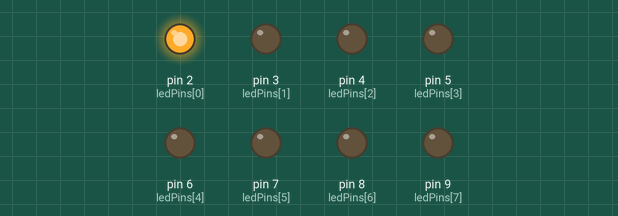
Recording of a sketch running on a simulated Arduino Uno, built with avr-gcc and run on an emulated ATmega328P. Shown: output pins drawn as LEDs (lit = HIGH).

Above: at 0.1 s.
At 3.1 s:
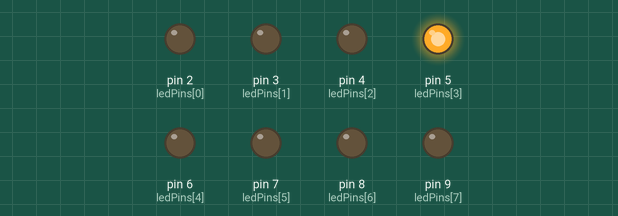
At 6.1 s:
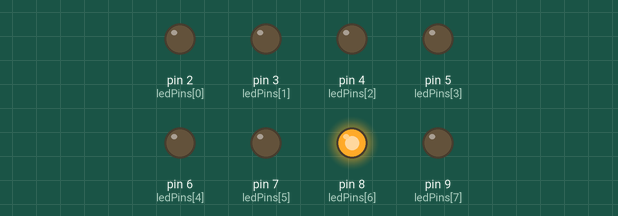
At 11.1 s:
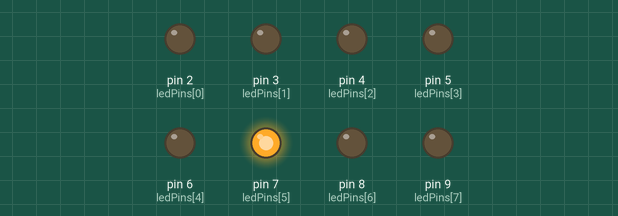
At 23.1 s:
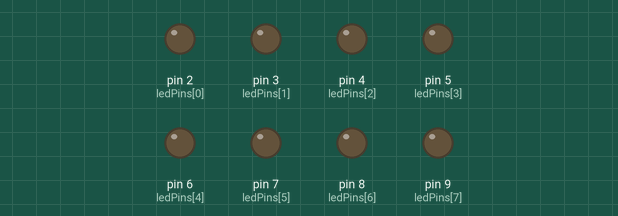
At 39.1 s:
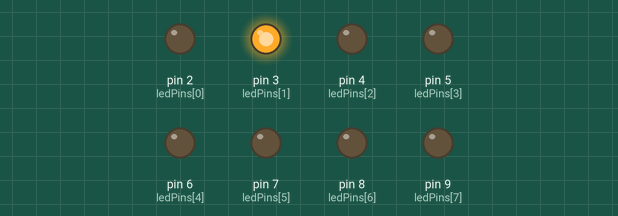
Timing chart, 0 to 40.0 s (numbered marks = the images above):
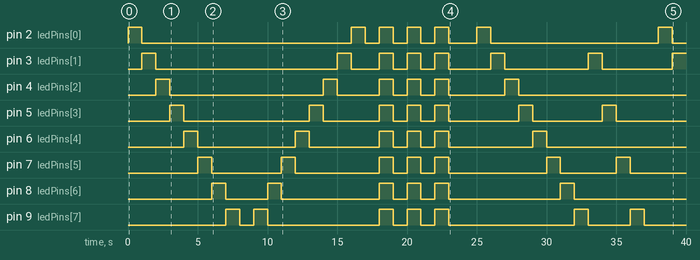

The sketch:

3er_ejercicio.ino
```cpp
const int ledPins[] = {2, 3, 4, 5, 6, 7, 8, 9}; // Pines de los LEDs (ejercicio #3)
const int numLeds = 8;
const int delayTime = 1000; // 1 segundo

void setup() {
  for (int i = 0; i < numLeds; i++) {
    pinMode(ledPins[i], OUTPUT);
  }
}

void loop() {
  secuenciaNormal();
  delay(1000); // Espera 1 segundo entre secuencias

  secuenciaReversa();
  delay(1000);

  parpadeoConjunto(3);
  delay(1000);

  secuenciaSalto();
  delay(1000);
}

void secuenciaNormal() {
  for (int i = 0; i < numLeds; i++) {
    digitalWrite(ledPins[i], HIGH);
    delay(delayTime);
    digitalWrite(ledPins[i], LOW);
  }
}

void secuenciaReversa() {
  for (int i = numLeds - 1; i >= 0; i--) {
    digitalWrite(ledPins[i], HIGH);
    delay(delayTime);
    digitalWrite(ledPins[i], LOW);
  }
}

void parpadeoConjunto(int veces) {
  for (int j = 0; j < veces; j++) {
    for (int i = 0; i < numLeds; i++) {
      digitalWrite(ledPins[i], HIGH);
    }
    delay(delayTime);
    for (int i = 0; i < numLeds; i++) {
      digitalWrite(ledPins[i], LOW);
    }
    delay(delayTime);
  }
}

void secuenciaSalto() {
  for (int i = 0; i < numLeds; i++) {
    digitalWrite(ledPins[i], HIGH);
    delay(delayTime);
    digitalWrite(ledPins[i], LOW);
  }
  for (int i = 1; i < numLeds; i += 2) {
    digitalWrite(ledPins[i], HIGH);
    delay(delayTime);
    digitalWrite(ledPins[i], LOW);
  }
}
```

Measured:
- by itself, pin 2 (ledPins[0]): LOW → HIGH at 0.00 s, → LOW 1.0 s later, → HIGH 15.0 s later, → LOW 1.0 s later, … (14 changes in this stretch)
- by itself, pin 3 (ledPins[1]): LOW → HIGH at 1.0 s, → LOW 1.0 s later, → HIGH 13.0 s later, → LOW 1.0 s later, … (15 changes in this stretch)
- by itself, pin 4 (ledPins[2]): LOW → HIGH at 2.0 s, → LOW 1.0 s later, → HIGH 11.0 s later, → LOW 1.0 s later, … (12 changes in this stretch)
- by itself, pin 5 (ledPins[3]): LOW → HIGH at 3.0 s, → LOW 1.0 s later, → HIGH 9.0 s later, → LOW 1.0 s later, … (14 changes in this stretch)
- by itself, pin 6 (ledPins[4]): LOW → HIGH at 4.0 s, → LOW 1.0 s later, → HIGH 7.0 s later, → LOW 1.0 s later, … (12 changes in this stretch)
- by itself, pin 7 (ledPins[5]): LOW → HIGH at 5.0 s, → LOW 1.0 s later, → HIGH 5.0 s later, → LOW 1.0 s later, … (14 changes in this stretch)
- by itself, pin 8 (ledPins[6]): LOW → HIGH at 6.0 s, → LOW 1.0 s later, → HIGH 3.0 s later, → LOW 1.0 s later, … (12 changes in this stretch)
- by itself, pin 9 (ledPins[7]): LOW → HIGH at 7.0 s, → LOW 1.0 s later, → HIGH 1.0 s later, → LOW 1.0 s later, … (14 changes in this stretch)
